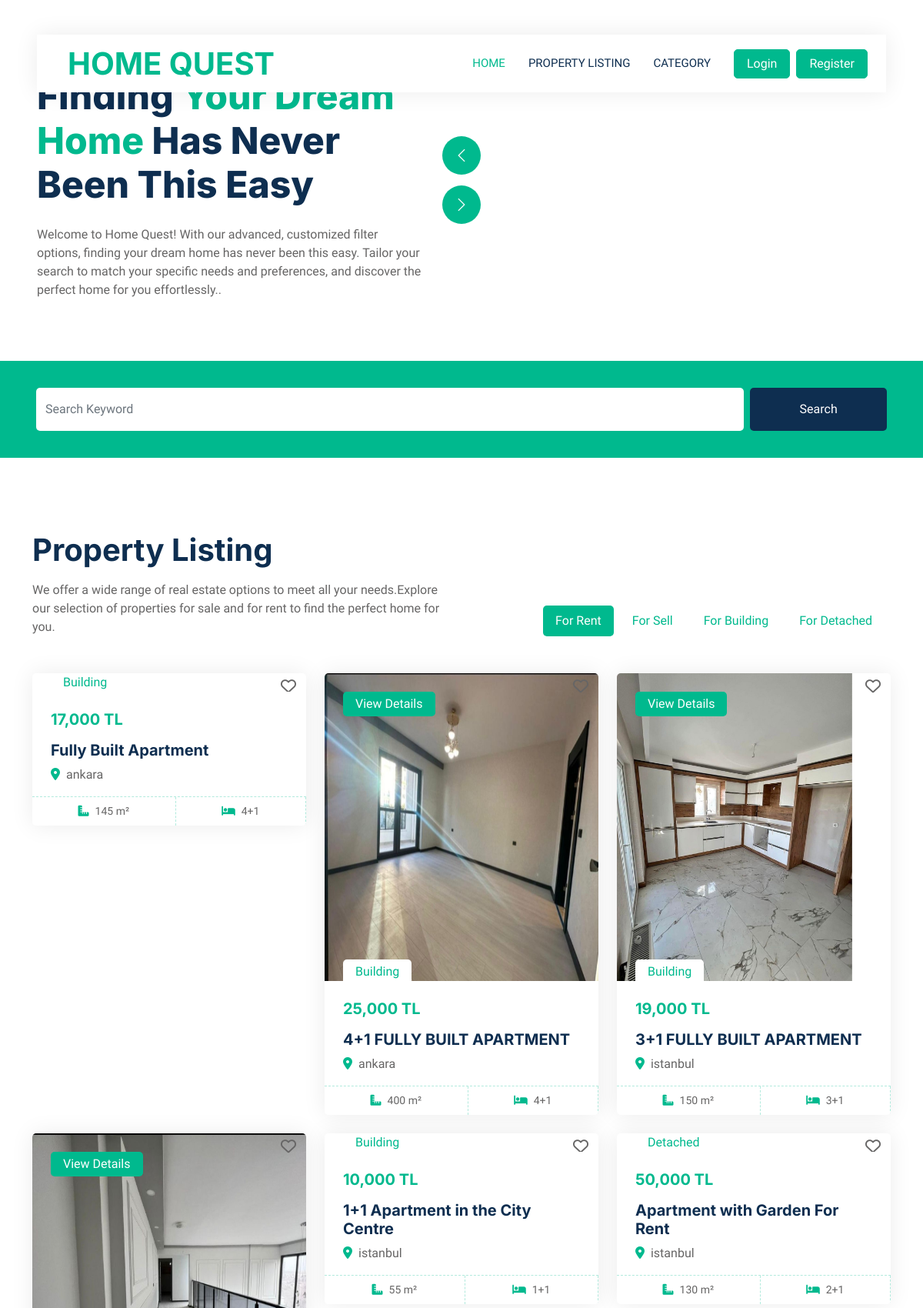
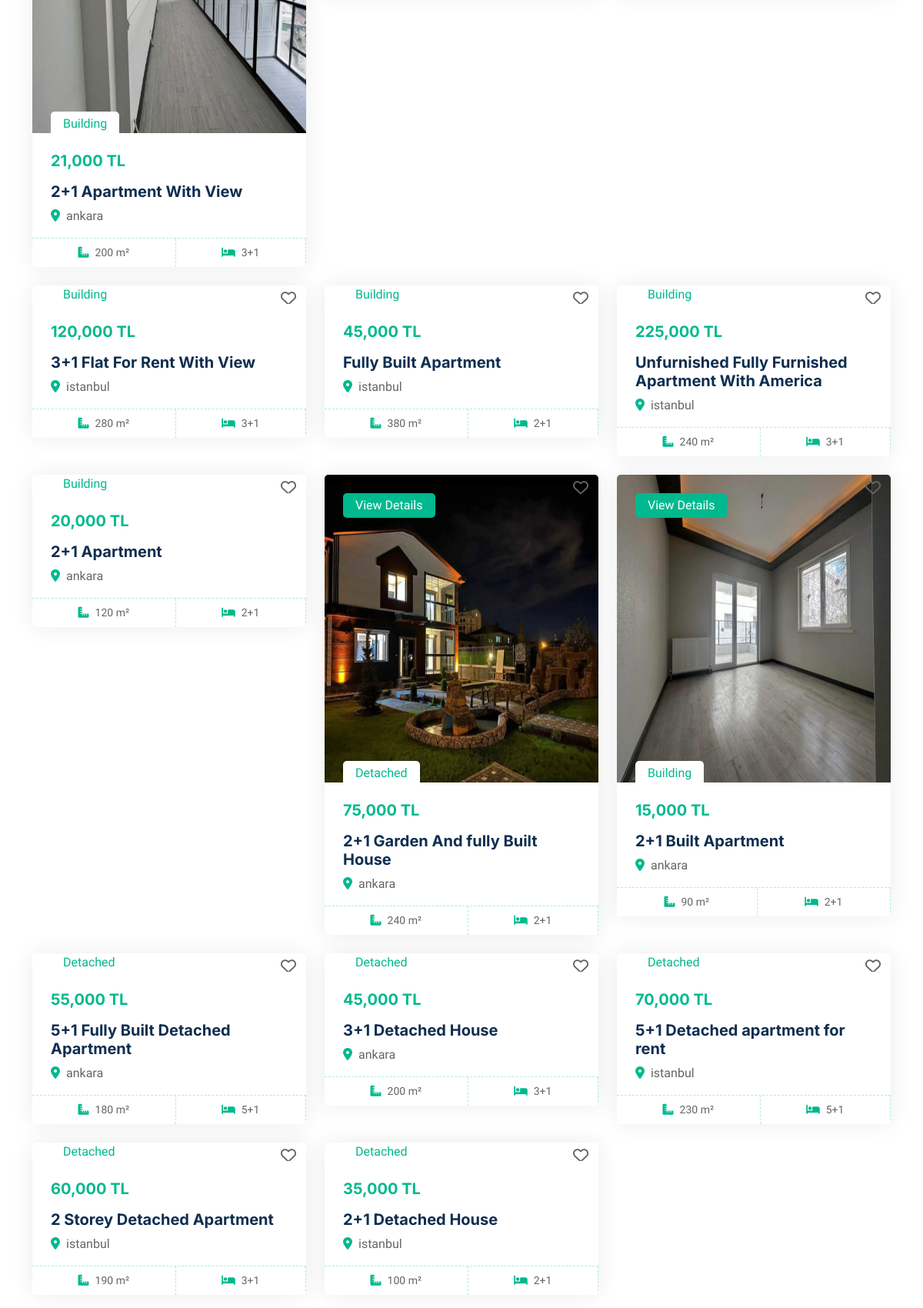
The page / (upper part) on the database its author committed (2 pictures, top to bottom).
### AppEcommerce/models.py (models this page shows, shortened)
class Product(models.Model):
    GEEKS_CHOICES = (
    ("Rent", "Rent"),
    ("Sale", "Sale"),
)
    BRAND_CHOICES = (
    ("Building", "Building"),
    ("Detached", "Detached"),
)
    CITY_CHOICES = (
    ("istanbul", "İstanbul"),
    ("ankara", "Ankara"),
)
    ROOM_CHOICES = (
    ("1+1", "1+1"),
    ("2+1", "2+1"),
    ("3+1", "3+1"),
    ("4+1", "4+1"),
    ("5+1", "5+1"),
    ("6+1", "6+1"),
    ("7+1", "7+1"),
)
    user = models.ForeignKey(User, on_delete = models.CASCADE)
    title = models.CharField(max_length=50, null=True)
    durum = models.CharField(choices=GEEKS_CHOICES, max_length=50, null=True)
    brand = models.CharField(choices=BRAND_CHOICES, max_length=50, null=True)
    description = models.TextField(null=True)
    image = models.ImageField(upload_to="Product Image", null=True)
    price = models.IntegerField(null=True)
    location = models.CharField(choices=CITY_CHOICES,max_length=50, null=True)
    adres = models.TextField(null=True)
    metre = models.IntegerField(null=True)
    room_number = models.CharField(choices=ROOM_CHOICES, max_length=50, null=True)
    kat_sayısı = models.IntegerField(null=True)
    asansor = models.BooleanField(null=True)
    güvenlik= models.BooleanField(null=True)
    otopark = models.BooleanField(null=True)
    havuz = models.BooleanField(null=True)
    favori = models.ManyToManyField(User, related_name="FavoriyeEkleyenler", verbose_name=("Favoriye ekleyenler"))
    class Meta:
        verbose_name_plural = "Ürünler"

### AppEcommerce/views.py (the view, shortened to what this page needs)
# urls.py: path("", index, name="index"),
def index(request):
    products = Product.objects.all()
    context={
        "products":products,
    }
    return render(request, "index.html", context)

### AppEcommerce/templates/index.html (shortened to what this page needs)
{% extends 'base.html' %}
{% load static %}
{% load i18n %}
{% load humanize %}
{% block content %}
      <div class="container-fluid header bg-white p-0">
        <div class="row g-0 align-items-center flex-column-reverse flex-md-row">
            <div class="col-md-6 p-5 mt-lg-5">
              <h1 class="display-5 animated fadeIn mb-4">Finding <span class="text-primary">Your Dream Home</span> Has Never Been This Easy</h1>
              <p class="animated fadeIn mb-4 pb-2">Welcome to Home Quest! With our advanced, customized filter options,
                finding your dream home has never been this easy.
                Tailor your search to match your specific needs and preferences,
                and discover the perfect home for you effortlessly..</p>
            </div>
            <div class="col-md-6 animated fadeIn">
                <div class="owl-carousel header-carousel">
                </div>
            </div>
        </div>
    </div>
    <form action="{% url 'category' %}">
    <div class="container-fluid bg-primary mb-5 wow fadeIn" data-wow-delay="0.1s" style="padding: 35px;">
        <div class="container">
            <div class="row g-2">
                <div class="col-md-10">
                    <div class="row g-2">
                        <div class="col-md-12">
                            <input  name="query" type="text" class="form-control border-0 py-3" placeholder="Search Keyword" required>
                        </div>
                    </div>
                </div>
                <div class="col-md-2">
                    <button class="btn btn-dark border-0 w-100 py-3" type="submit" >Search</button>
                </div>
            </div>
        </div>
    </div>
  </form>
      <div class="container-xxl py-5" id="list">
          <div class="container">
              <div class="row g-0 gx-5 align-items-end">
                  <div class="col-lg-6">
                      <div class="text-start mx-auto mb-5 wow slideInLeft" data-wow-delay="0.1s">
                          <h1 class="mb-3">Property Listing</h1>
                          <p>We offer a wide range of real estate options to meet all your needs.Explore our selection of properties for sale and for rent to find
                            the perfect home for you.</p>
                      </div>
                  </div>
                  <div class="col-lg-6 text-start text-lg-end wow slideInRight" data-wow-delay="0.1s">
                      <ul class="nav nav-pills d-inline-flex justify-content-end mb-5">
                          <li class="nav-item me-2">
                              <button class="nav-link active" id="pills-home-tab" data-bs-toggle="pill" data-bs-target="#tab-1" type="button" role="tab" aria-controls="pills-home" aria-selected="true">For Rent</button>
                          </li>
                          <li class="nav-item me-2">
                              <button class="nav-link " id="pills-home-tab" data-bs-toggle="pill" data-bs-target="#tab-2" type="button" role="tab" aria-controls="pills-home" aria-selected="true">For Sell</button>
                          </li>
                          <li class="nav-item me-2">
                            <button class="nav-link " id="pills-home-tab" data-bs-toggle="pill" data-bs-target="#tab-3" type="button" role="tab" aria-controls="pills-home" aria-selected="true">For Building</button>
                        </li>
                        <li class="nav-item me-2">
                          <button class="nav-link " id="pills-home-tab" data-bs-toggle="pill" data-bs-target="#tab-4" type="button" role="tab" aria-controls="pills-home" aria-selected="true">For Detached</button>
                      </li>
                      </ul>
                  </div>
              </div>
              <div class="tab-content">
                  <div id="tab-1" class="tab-pane fade show p-0 active">
                      <div class="row g-4">
                        {% for product in  products %}
                          {% if product.durum == "Rent" %}
                          <div class="col-lg-4 col-md-6 wow fadeInUp " data-wow-delay="0.1s" >
                              <div class="property-item rounded overflow-hidden">
                                  <div class="position-relative overflow-hidden">
                                      <a href="{% url 'product_detail' product.id %}"><img style="height: 400px;" class="img-fluid" src="{{product.image.url}}" alt=""></a>
                                      <a class="bg-primary rounded text-white position-absolute start-0 top-0 m-4 py-1 px-3" href="{% url 'product_detail' product.id %}" >View Details</a>
                                      <div class="bg-white rounded-top text-primary position-absolute start-0 bottom-0 mx-4 pt-1 px-3">{{product.brand}}</div>
                                      <form method="post">
                                        {% if request.user in product.favori.all %}
                                        <button type="button" class="position-absolute top-0 end-0 btnfavori" data-product-id="{{ product.id }}">
                                          <i class="fa-solid fa-heart fs-5" id="heart{{ product.id }}"></i>
                                      </button>
                                        {% else %}
                                        {% if request.user.is_authenticated %}
                                        <button type="button" class="position-absolute top-0 end-0 btnfavori" data-product-id="{{ product.id }}">
                                          <i class="fa-regular fa-heart fs-5" id="heart{{ product.id }}"></i>
                                      </button>
                                      {% else %}
                                      <a href="{% url 'login' %}" type="button" class="position-absolute top-0 end-0 btn" data-product-id="{{ product.id }}">
                                        <i class="fa-regular fa-heart fs-5" id="heart{{ product.id }}"></i>
                                      </a>
                                        {% endif %}
                                        {% endif %}
                                    </form>
                                  </div>
                                  <div class="p-4 pb-0">
                                      <h5 class="text-primary mb-3">{{product.price|intcomma}}   TL </h5>
                                      <a class="d-block h5 mb-2" href="">{{product.title}}</a>
                                      <p><i class="fa fa-map-marker-alt text-primary me-2"></i>{{product.location}}</p>
                                  </div>
                                  <div class="d-flex border-top">
                                      <small class="flex-fill text-center border-end py-2"><i class="fa fa-ruler-combined text-primary me-2"></i>{{product.metre}} m²</small>
                                      <small class="flex-fill text-center border-end py-2"><i class="fa fa-bed text-primary me-2"></i>{{product.room_number}}</small>
                                  </div>
                              </div>
                          </div>
                          {% endif %}
                          {% endfor %}
                      </div>
                  </div>
              </div>
          </div>
      </div>
    {% endblock content %}

### AppEcommerce/templates/base.html (shortened to what this page needs)
{% load static %}
<!DOCTYPE html>
<html lang="en">
<head>
    <link rel="stylesheet" href="https://cdn.jsdelivr.net/npm/swiper@11/swiper-bundle.min.css" />
    <link rel="stylesheet" href="https://cdnjs.cloudflare.com/ajax/libs/font-awesome/6.5.2/css/all.min.css" />
    <link href="https://cdn.jsdelivr.net/npm/bootstrap-icons@1.4.1/font/bootstrap-icons.css" rel="stylesheet">
    <link href="{% static 'lib/animate/animate.min.css' %}" rel="stylesheet">
    <link href="{% static 'lib/owlcarousel/assets/owl.carousel.min.css' %}" rel="stylesheet">
    <link href="{% static 'css/bootstrap.min.css' %}" rel="stylesheet">
    <link href="{% static 'css/style.css' %}" rel="stylesheet">
</head>
<body>
    <div class="container-xxl bg-white p-0">
    {% include 'partials/_header.html' %}
    {% block content %}
    {% endblock content %}
</body>
</html>

### AppEcommerce/templates/partials/_header.html (shortened to what this page needs)
{% load static %}
{% load i18n %}
        <div class="container-fluid nav-bar bg-transparent">
          <nav class="navbar navbar-expand-lg bg-white navbar-light py-0 px-4">
              <a href="index.html" class="navbar-brand d-flex align-items-center text-center">
                  <a  href="{% url 'index' %}"  ><h1 class="m-0 text-primary"  >HOME QUEST  </h1></a>
              </a>
              <div class="collapse navbar-collapse" id="navbarCollapse">
                  <div class="navbar-nav ms-auto">
                      <a href="{% url 'index' %}" class="nav-item nav-link
                      {% if request.path == '/' %}
                        active
                      {% endif %}
                        ">Home</a>
                        {% if request.path == '/'  %}
                        <a href="#list" class="nav-item nav-link">Property Listing</a>
                        {% endif %}
                      <a href="{% url 'category' %}" class="nav-item nav-link
                       ">category</a>
                  </div>
                  {% if request.user.is_authenticated %}
                  <div class="nav-item dropdown">
                    <a href="#" class="nav-link dropdown-toggle" data-bs-toggle="dropdown">{{request.user.username}}</a>
                    <div class="dropdown-menu rounded-0 m-0">
                      <a class="dropdown-item" href="{% url 'favorite' %}">My Favourites</a>
                      <a class="dropdown-item" href="{% url 'profil' %}">Profile</a>
                      <a class="dropdown-item" href="{% url 'logout' %}">Log Out </a>
                    </div>
                </div>
                  {% else %}
                  <a href="{% url 'login' %}" class="btn btn-primary px-3 d-none d-lg-flex">Login</a>
                  <a href="{% url 'register' %}" class="btn btn-primary px-3 d-none d-lg-flex ms-2">Register</a>
                  {% endif %}
              </div>
          </nav>
      </div>

### AppEcommerce/templates/partials/_footer.html (shortened to what this page needs)
{% load static %}

### AppEcommerce/static/css/style.css (style rules this page uses)
:root { --primary: #00B98E; --secondary: #FF6922; --light: #EFFDF5; --dark: #0E2E50; }
.btn { transition: .5s; }
.btn.btn-primary, .btn.btn-secondary { color: #FFFFFF; }
.nav-bar { position: relative; margin-top: 45px; padding: 0 3rem; transition: .5s; z-index: 9; }
.navbar { box-shadow: 0 0 30px rgba(0, 0, 0, .08); }
.navbar-light .navbar-nav .nav-link { margin-right: 30px; padding: 25px 0; color: #FFFFFF; font-size: 15px; text-transform: uppercase; outline: none; }
.navbar-light .navbar-nav .nav-link:hover, .navbar-light .navbar-nav .nav-link.active { color: var(--primary); }
.navbar-light .navbar-brand { height: 75px; }
.navbar-light .navbar-nav .nav-link { color: var(--dark); font-weight: 500; }
@media (min-width: 992px) { .header { margin-top: -120px; } }
.property-item { box-shadow: 0 0 30px rgba(0, 0, 0, .08); }
.property-item img { transition: .5s; }
.property-item .border-top { border-top: 1px dashed rgba(0, 185, 142, .3) !important; }
.property-item .border-end { border-right: 1px dashed rgba(0, 185, 142, .3) !important; }

### rows shown on the page
Product: brand "Building", price "17,000", title "Fully Built Apartment", location "ankara", metre "145", room_number "4+1"
Product: image (picture), brand "Building", price "25,000", title "4+1 FULLY BUILT APARTMENT", location "ankara", metre "400", room_number "4+1"
Product: image (picture), brand "Building", price "19,000", title "3+1 FULLY BUILT APARTMENT", location "istanbul", metre "150", room_number "3+1"
Product: image (picture), brand "Building", price "21,000", title "2+1 Apartment With View", location "ankara", metre "200", room_number "3+1"
Product: brand "Building", price "10,000", title "1+1 Apartment in the City Centre", location "istanbul", metre "55", room_number "1+1"
Product: brand "Detached", price "50,000", title "Apartment with Garden For Rent", location "istanbul", metre "130", room_number "2+1"
Product: brand "Building", price "120,000", title "3+1 Flat For Rent With View", location "istanbul", metre "280", room_number "3+1"
Product: brand "Building", price "45,000", title "Fully Built Apartment", location "istanbul", metre "380", room_number "2+1"
Product: brand "Building", price "225,000", title "Unfurnished Fully Furnished Apartment With America", location "istanbul", metre "240", room_number "3+1"
Product: brand "Building", price "20,000", title "2+1 Apartment", location "ankara", metre "120", room_number "2+1"
Product: image (picture), brand "Detached", price "75,000", title "2+1 Garden And fully Built House", location "ankara", metre "240", room_number "2+1"
Product: image (picture), brand "Building", price "15,000", title "2+1 Built Apartment", location "ankara", metre "90", room_number "2+1"
Product: brand "Detached", price "55,000", title "5+1 Fully Built Detached Apartment", location "ankara", metre "180", room_number "5+1"
Product: brand "Detached", price "45,000", title "3+1 Detached House", location "ankara", metre "200", room_number "3+1"
Product: brand "Detached", price "70,000", title "5+1 Detached apartment for rent", location "istanbul", metre "230", room_number "5+1"
Product: brand "Detached", price "60,000", title "2 Storey Detached Apartment", location "istanbul", metre "190", room_number "3+1"
Product: brand "Detached", price "35,000", title "2+1 Detached House", location "istanbul", metre "100", room_number "2+1"
